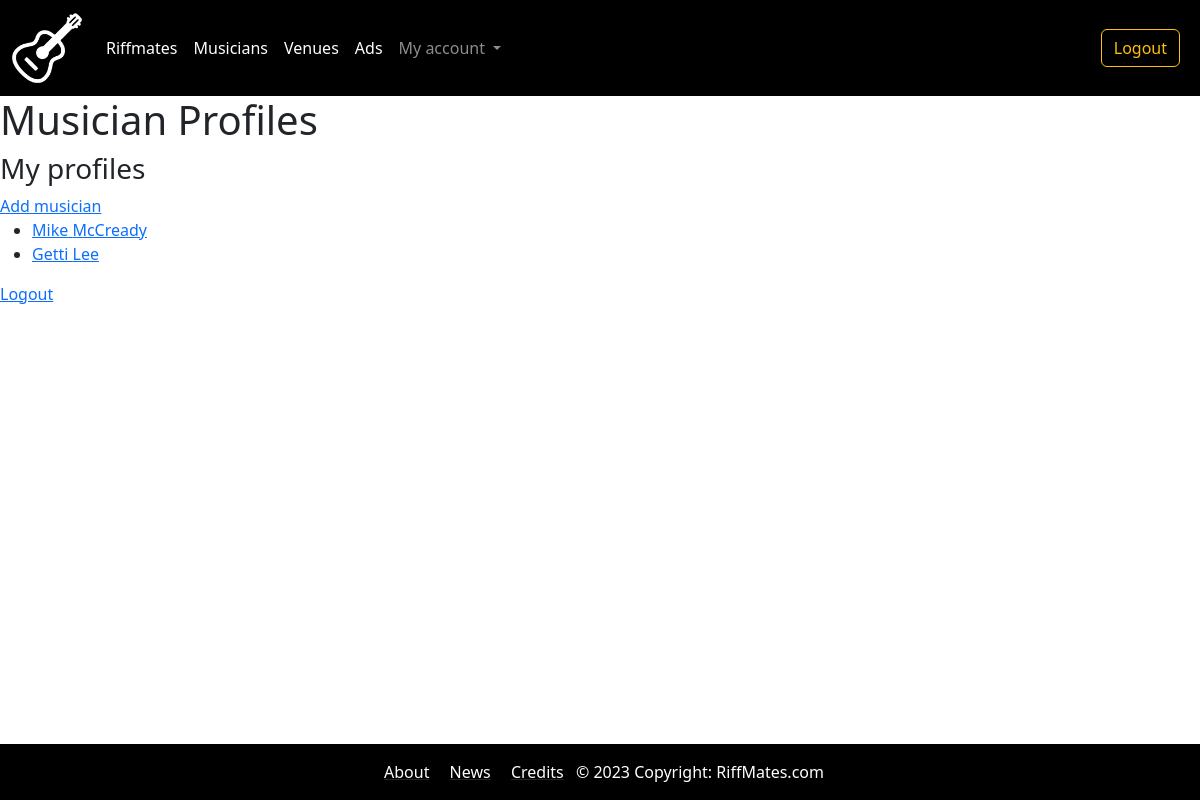
Screenshot of /bands/my_musicians/ (signed in) with the database file from the repository.
### bands/models.py (models this page shows, shortened)
class Musician(models.Model):
    first_name = models.CharField(max_length=30)
    last_name = models.CharField(max_length=30)
    birth_date = models.DateField(null=True, blank=True)
    picture = models.ImageField(blank=True, null=True)

### bands/views.py (the view)
# urls.py: path('my_musicians/', views.musicians_restricted, name='musician_profiles_restricted'),
@login_required
def musicians_restricted(request):
    user_profile = request.user.userprofile
    musicians_profiles = Musician.objects.filter(userprofile=user_profile)
    data = {
        'content': '<h1>Musician Profiles</h1>',
        'profiles': musicians_profiles
    }
    return render(request, "general.html", data)

### templates/general.html (shortened to what this page needs)
{% extends "base.html" %}
{% block content %}
{% if request.user.is_authenticated %}
  {{ content|safe }}
  {% if profiles %}
    <h3>My profile{{ profiles|pluralize }}</h3>
    <a href="{% url 'new_musician' %}">Add musician</a>
    <ul>
      {% for profile in profiles %}
        <li><a href="{% url 'edit_musician' profile.id %}">{{ profile.first_name }} {{ profile.last_name }}</a></li>
      {% endfor %}
    </ul>
  {% endif %}
<p><a href="/accounts/logout/">Logout</a> </p>
{% else %}
  <h1>You need to log in first</h1>
  <p> <a href="/accounts/login/">Log in</a> </p>
{% endif %}
{% endblock content %}

### static/css/styles.css (style rules this page uses)
body { margin-bottom: 100px; }

### rows the page displays
Musician: first_name "Mike", last_name "McCready"
Musician: first_name "Getti", last_name "Lee"

### other values shown
{{ content|safe }} "Musician Profiles"
